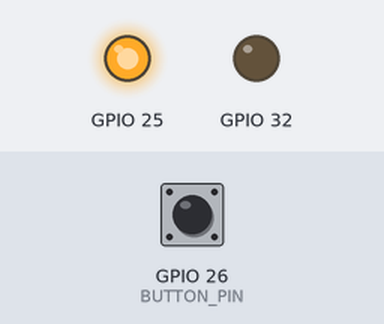
Simulated run of this sketch. Board: ESP32. Shown: output pins drawn as LEDs (lit = HIGH). The inputs (shaded band) are chosen by the test bench; at power-on: GPIO 26 (BUTTON_PIN) LOW.

Above: at 1.2 s.
1.3 s: GPIO 26 (BUTTON_PIN) pulled HIGH for 0.15 s
At 1.37 s:
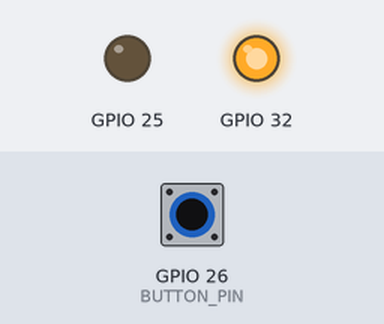
2.9 s: GPIO 26 (BUTTON_PIN) pulled HIGH for 3.2 s
At 7.2 s:
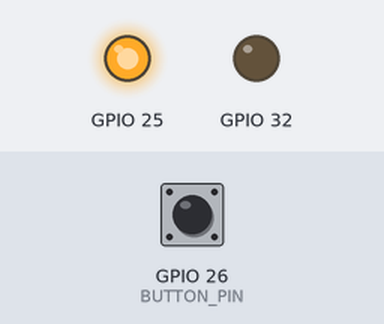
Timing chart, 0 to 8.7 s (numbered marks = the images above; inputs shaded):
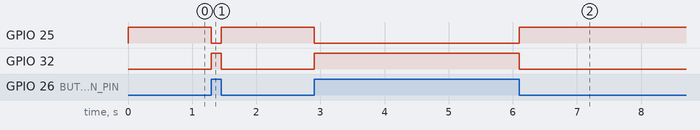

Measured:
- after the input at 1.3 s, GPIO 25: HIGH → LOW at once, → HIGH 0.15 s later; GPIO 32: LOW → HIGH at once, → LOW 0.15 s later
- after the input at 2.9 s, GPIO 25: HIGH → LOW at once, → HIGH 3.2 s later; GPIO 32: LOW → HIGH at once, → LOW 3.2 s later

The sketch:

part_1.ino
```cpp
#define BUTTON_PIN 26

void setup() {
  // pinMode(LED_PIN, OUTPUT);
  pinMode(BUTTON_PIN, INPUT);
  pinMode(32,OUTPUT);
  pinMode(25,OUTPUT);
  Serial.begin(115200);
}

void loop() {
int var=digitalRead(26);
if(var==HIGH){
  digitalWrite(32,HIGH);
  digitalWrite(25,LOW);
}
else{
  digitalWrite(25,HIGH);
  digitalWrite(32,LOW);

}

}
```
